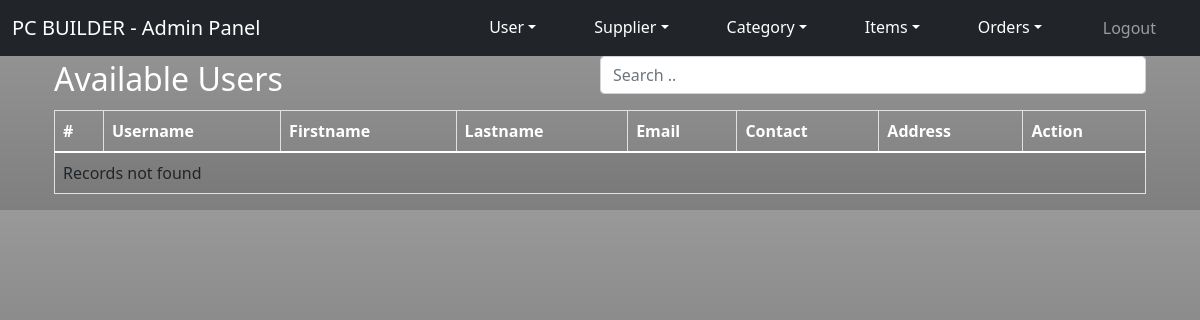
Page /index.php/admin/manageuser on the earlier database version.
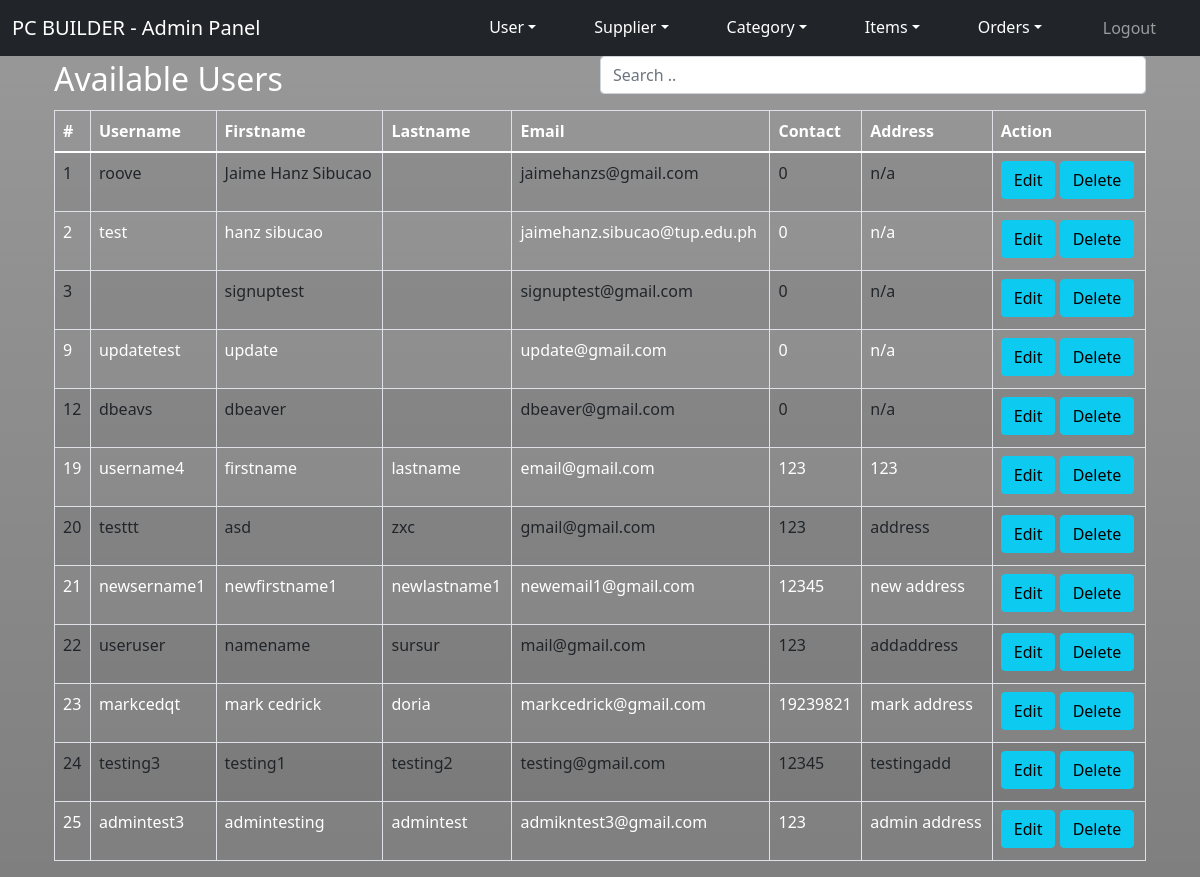
Same page on the later database version.
### tables this page shows
CREATE TABLE `users` (
  `usersId` int(11) NOT NULL,
  `firstName` varchar(256) NOT NULL,
  `usersEmail` varchar(128) NOT NULL,
  `usersUid` varchar(128) NOT NULL,
  `usersPwd` varchar(128) NOT NULL,
  `phone` int(11) NOT NULL,
  `address` varchar(512) NOT NULL DEFAULT 'n/a',
  `usertype` enum('Buyer','Seller','Buyer/Seller') NOT NULL,
  `lastName` varchar(256) NOT NULL,
  `status` enum('Active','Inactive') DEFAULT NULL,
  `pwdRepeat` varchar(256) NOT NULL,
  `terms` enum('Agree') NOT NULL
);

### application/controllers/Admin.php (called while the page is built, shortened)
<?php
class Admin extends CI_Controller {
    public function manageuser(){
        $this->load->model('User_model');
        $users = $this->User_model->getUsers();
        $data['users'] = $users;
        $this->load->view('admin/user/list', $data);
    }
}

### index.php (called while the page is built, shortened)
<?php
require_once BASEPATH.'core/CodeIgniter.php';

### application/models/User_model.php (called while the page is built, shortened)
<?php
class User_model extends CI_Model {
    private $table = "users";
    public function getUsers($usersId = null){
        $query = $this->db->get($this->table);
        return $query->result_array();
    }
}

### application/views/admin/user/list.php (the view, shortened to what this page needs)
<div class="container">
    <div class="container shadow-container">
        <div class="d-flex justify-content-between align-items-center">
            <div class="btn-group">
                <h2>Available Users</h2>
            </div>
            <input class="form-control mb-3" id="myInput" type="text" placeholder="Search .." style="width:50%;">
        </div>
        <div class="table-responsive-sm">
            <table class="table table-bordered table-striped table-hover table-responsive">
                <thead>
                    <tr>
                        <th>#</th>
                        <th>Username</th>
                        <th>Firstname</th>
                        <th>Lastname</th>
                        <th>Email</th>
                        <th>Contact</th>
                        <th>Address</th>
                        <th>Action</th>
                    </tr>
                </thead>
                <tbody id="myTable">
                    <?php if(!empty($users)) {?>
                    <?php foreach($users as $user) { ?>
                    <tr>
                        <td><?php echo $user['usersId']; ?></td>
                        <td><?php echo $user['usersUid']; ?></td>
                        <td><?php echo $user['firstName']; ?></td>
                        <td><?php echo $user['lastName']; ?></td>
                        <td><?php echo $user['usersEmail']; ?></td>
                        <td><?php echo $user['phone']; ?></td>
                        <td><?php echo $user['address']; ?></td>
                        <td>
                            <a href="<?php echo base_url().'admin/updateUser/'.$user['usersId'];?>"
                                class="btn btn-info mb-1">Edit</a>
                            <a href="<?php echo base_url().'admin/deleteUser/'.$user['usersId'];?>"
                                class="btn btn-info mb-1">Delete</a>
                        </td>
                    </tr>
                    <?php } ?>
                    <?php } else {?>
                    <tr>
                        <td colspan="8">Records not found</td>
                    </tr>
                    <?php }?>
                </tbody>
            </table>
        </div>
    </div>
</div>

Differences in the rows shown:
added users: usersId "1", usersUid "roove", firstName "Jaime Hanz Sibucao", usersEmail "jaimehanzs@gmail.com", phone "0", address "n/a"
added users: usersId "2", usersUid "test", firstName "hanz sibucao", usersEmail "jaimehanz.sibucao@tup.edu.ph", phone "0", address "n/a"
added users: usersId "3", firstName "signuptest", usersEmail "signuptest@gmail.com", phone "0", address "n/a"
added users: usersId "9", usersUid "updatetest", firstName "update", usersEmail "update@gmail.com", phone "0", address "n/a"
added users: usersId "12", usersUid "dbeavs", firstName "dbeaver", usersEmail "dbeaver@gmail.com", phone "0", address "n/a"
added users: usersId "19", usersUid "username4", firstName "firstname", lastName "lastname", usersEmail "email@gmail.com", phone "123", address "123"
added users: usersId "20", usersUid "testtt", firstName "asd", lastName "zxc", usersEmail "gmail@gmail.com", phone "123", address "address"
added users: usersId "21", usersUid "newsername1", firstName "newfirstname1", lastName "newlastname1", usersEmail "newemail1@gmail.com", phone "12345", address "new address"
added users: usersId "22", usersUid "useruser", firstName "namename", lastName "sursur", usersEmail "mail@gmail.com", phone "123", address "addaddress"
added users: usersId "23", usersUid "markcedqt", firstName "mark cedrick", lastName "doria", usersEmail "markcedrick@gmail.com", phone "19239821", address "mark address"
added users: usersId "24", usersUid "testing3", firstName "testing1", lastName "testing2", usersEmail "testing@gmail.com", phone "12345", address "testingadd"
added users: usersId "25", usersUid "admintest3", firstName "admintesting", lastName "admintest", usersEmail "admikntest3@gmail.com", phone "123", address "admin address"
Other differences:
text no longer shown: "Records not found"
